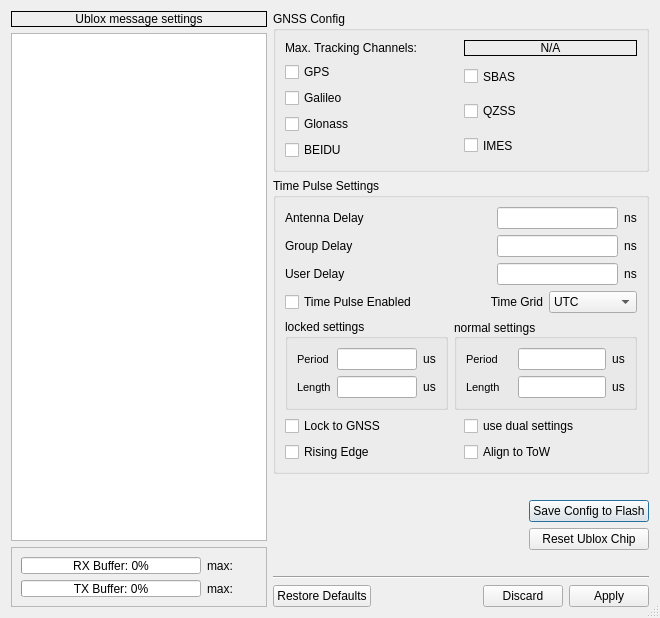
<?xml version="1.0" encoding="UTF-8"?>
<ui version="4.0">
 <class>Settings</class>
 <widget class="QDialog" name="Settings">
  <property name="windowModality">
   <enum>Qt::ApplicationModal</enum>
  </property>
  <property name="geometry">
   <rect>
    <x>0</x>
    <y>0</y>
    <width>660</width>
    <height>618</height>
   </rect>
  </property>
  <property name="sizePolicy">
   <sizepolicy hsizetype="Preferred" vsizetype="Preferred">
    <horstretch>0</horstretch>
    <verstretch>0</verstretch>
   </sizepolicy>
  </property>
  <property name="windowTitle">
   <string>Settings</string>
  </property>
  <property name="sizeGripEnabled">
   <bool>true</bool>
  </property>
  <property name="modal">
   <bool>true</bool>
  </property>
  <layout class="QGridLayout" name="gridLayout_8">
   <item row="0" column="0" rowspan="7">
    <layout class="QVBoxLayout" name="verticalLayout">
     <item>
      <widget class="QLabel" name="label">
       <property name="sizePolicy">
        <sizepolicy hsizetype="MinimumExpanding" vsizetype="Preferred">
         <horstretch>200</horstretch>
         <verstretch>0</verstretch>
        </sizepolicy>
       </property>
       <property name="minimumSize">
        <size>
         <width>200</width>
         <height>0</height>
        </size>
       </property>
       <property name="baseSize">
        <size>
         <width>200</width>
         <height>0</height>
        </size>
       </property>
       <property name="frameShape">
        <enum>QFrame::Box</enum>
       </property>
       <property name="text">
        <string>Ublox message settings</string>
       </property>
       <property name="alignment">
        <set>Qt::AlignCenter</set>
       </property>
      </widget>
     </item>
     <item>
      <widget class="QTableWidget" name="ubloxSignalStates">
       <property name="enabled">
        <bool>true</bool>
       </property>
       <property name="sizePolicy">
        <sizepolicy hsizetype="MinimumExpanding" vsizetype="Expanding">
         <horstretch>0</horstretch>
         <verstretch>0</verstretch>
        </sizepolicy>
       </property>
       <property name="minimumSize">
        <size>
         <width>0</width>
         <height>0</height>
        </size>
       </property>
       <property name="sizeIncrement">
        <size>
         <width>0</width>
         <height>0</height>
        </size>
       </property>
       <property name="baseSize">
        <size>
         <width>320</width>
         <height>200</height>
        </size>
       </property>
       <attribute name="horizontalHeaderStretchLastSection">
        <bool>true</bool>
       </attribute>
      </widget>
     </item>
     <item>
      <widget class="QFrame" name="frame">
       <property name="sizePolicy">
        <sizepolicy hsizetype="MinimumExpanding" vsizetype="Preferred">
         <horstretch>0</horstretch>
         <verstretch>0</verstretch>
        </sizepolicy>
       </property>
       <property name="maximumSize">
        <size>
         <width>16777215</width>
         <height>60</height>
        </size>
       </property>
       <property name="frameShape">
        <enum>QFrame::StyledPanel</enum>
       </property>
       <property name="frameShadow">
        <enum>QFrame::Raised</enum>
       </property>
       <layout class="QGridLayout" name="gridLayout_5">
        <item row="0" column="0">
         <widget class="QProgressBar" name="rxBufProgressBar">
          <property name="minimumSize">
           <size>
            <width>40</width>
            <height>0</height>
           </size>
          </property>
          <property name="baseSize">
           <size>
            <width>100</width>
            <height>0</height>
           </size>
          </property>
          <property name="value">
           <number>0</number>
          </property>
          <property name="alignment">
           <set>Qt::AlignCenter</set>
          </property>
          <property name="orientation">
           <enum>Qt::Horizontal</enum>
          </property>
          <property name="format">
           <string>RX Buffer: %p%</string>
          </property>
         </widget>
        </item>
        <item row="0" column="1">
         <widget class="QLabel" name="rxPeakLabel">
          <property name="minimumSize">
           <size>
            <width>50</width>
            <height>0</height>
           </size>
          </property>
          <property name="autoFillBackground">
           <bool>false</bool>
          </property>
          <property name="frameShape">
           <enum>QFrame::NoFrame</enum>
          </property>
          <property name="text">
           <string>max: </string>
          </property>
          <property name="alignment">
           <set>Qt::AlignLeading|Qt::AlignLeft|Qt::AlignVCenter</set>
          </property>
         </widget>
        </item>
        <item row="1" column="0">
         <widget class="QProgressBar" name="txBufProgressBar">
          <property name="minimumSize">
           <size>
            <width>40</width>
            <height>0</height>
           </size>
          </property>
          <property name="baseSize">
           <size>
            <width>100</width>
            <height>0</height>
           </size>
          </property>
          <property name="value">
           <number>0</number>
          </property>
          <property name="alignment">
           <set>Qt::AlignCenter</set>
          </property>
          <property name="orientation">
           <enum>Qt::Horizontal</enum>
          </property>
          <property name="format">
           <string>TX Buffer: %p%</string>
          </property>
         </widget>
        </item>
        <item row="1" column="1">
         <widget class="QLabel" name="txPeakLabel">
          <property name="minimumSize">
           <size>
            <width>50</width>
            <height>0</height>
           </size>
          </property>
          <property name="autoFillBackground">
           <bool>false</bool>
          </property>
          <property name="frameShape">
           <enum>QFrame::NoFrame</enum>
          </property>
          <property name="text">
           <string>max: </string>
          </property>
          <property name="alignment">
           <set>Qt::AlignLeading|Qt::AlignLeft|Qt::AlignVCenter</set>
          </property>
         </widget>
        </item>
       </layout>
      </widget>
     </item>
    </layout>
   </item>
   <item row="0" column="1">
    <widget class="QGroupBox" name="gnssConfigGroupBox">
     <property name="sizePolicy">
      <sizepolicy hsizetype="Preferred" vsizetype="Preferred">
       <horstretch>0</horstretch>
       <verstretch>0</verstretch>
      </sizepolicy>
     </property>
     <property name="maximumSize">
      <size>
       <width>16777215</width>
       <height>16777215</height>
      </size>
     </property>
     <property name="title">
      <string>GNSS Config</string>
     </property>
     <layout class="QGridLayout" name="gridLayout">
      <item row="0" column="0" colspan="2">
       <layout class="QHBoxLayout" name="horizontalLayout">
        <item>
         <widget class="QLabel" name="label_2">
          <property name="text">
           <string>Max. Tracking Channels:</string>
          </property>
         </widget>
        </item>
        <item>
         <widget class="QLabel" name="numTrkChannelsLabel">
          <property name="frameShape">
           <enum>QFrame::Box</enum>
          </property>
          <property name="text">
           <string>N/A</string>
          </property>
          <property name="alignment">
           <set>Qt::AlignCenter</set>
          </property>
         </widget>
        </item>
       </layout>
      </item>
      <item row="1" column="0">
       <layout class="QVBoxLayout" name="verticalLayout_2">
        <item>
         <widget class="QCheckBox" name="gnssGpsCheckBox">
          <property name="sizePolicy">
           <sizepolicy hsizetype="Minimum" vsizetype="MinimumExpanding">
            <horstretch>0</horstretch>
            <verstretch>0</verstretch>
           </sizepolicy>
          </property>
          <property name="text">
           <string>GPS</string>
          </property>
          <attribute name="buttonGroup">
           <string notr="true">gnssConfigButtonGroup</string>
          </attribute>
         </widget>
        </item>
        <item>
         <widget class="QCheckBox" name="gnssGalCheckBox">
          <property name="sizePolicy">
           <sizepolicy hsizetype="Minimum" vsizetype="MinimumExpanding">
            <horstretch>0</horstretch>
            <verstretch>0</verstretch>
           </sizepolicy>
          </property>
          <property name="text">
           <string>Galileo</string>
          </property>
          <attribute name="buttonGroup">
           <string notr="true">gnssConfigButtonGroup</string>
          </attribute>
         </widget>
        </item>
        <item>
         <widget class="QCheckBox" name="gnssGlnsCheckBox">
          <property name="sizePolicy">
           <sizepolicy hsizetype="Minimum" vsizetype="MinimumExpanding">
            <horstretch>0</horstretch>
            <verstretch>0</verstretch>
           </sizepolicy>
          </property>
          <property name="text">
           <string>Glonass</string>
          </property>
          <attribute name="buttonGroup">
           <string notr="true">gnssConfigButtonGroup</string>
          </attribute>
         </widget>
        </item>
        <item>
         <widget class="QCheckBox" name="gnssBeidCheckBox">
          <property name="sizePolicy">
           <sizepolicy hsizetype="Minimum" vsizetype="MinimumExpanding">
            <horstretch>0</horstretch>
            <verstretch>0</verstretch>
           </sizepolicy>
          </property>
          <property name="text">
           <string>BEIDU</string>
          </property>
          <attribute name="buttonGroup">
           <string notr="true">gnssConfigButtonGroup</string>
          </attribute>
         </widget>
        </item>
       </layout>
      </item>
      <item row="1" column="1">
       <layout class="QVBoxLayout" name="verticalLayout_3">
        <item>
         <widget class="QCheckBox" name="gnssSbasCheckBox">
          <property name="sizePolicy">
           <sizepolicy hsizetype="Minimum" vsizetype="Minimum">
            <horstretch>0</horstretch>
            <verstretch>0</verstretch>
           </sizepolicy>
          </property>
          <property name="text">
           <string>SBAS</string>
          </property>
          <attribute name="buttonGroup">
           <string notr="true">gnssConfigButtonGroup</string>
          </attribute>
         </widget>
        </item>
        <item>
         <widget class="QCheckBox" name="gnssQzssCheckBox">
          <property name="sizePolicy">
           <sizepolicy hsizetype="Minimum" vsizetype="Minimum">
            <horstretch>0</horstretch>
            <verstretch>0</verstretch>
           </sizepolicy>
          </property>
          <property name="text">
           <string>QZSS</string>
          </property>
          <attribute name="buttonGroup">
           <string notr="true">gnssConfigButtonGroup</string>
          </attribute>
         </widget>
        </item>
        <item>
         <widget class="QCheckBox" name="gnssImesCheckBox">
          <property name="sizePolicy">
           <sizepolicy hsizetype="Minimum" vsizetype="Minimum">
            <horstretch>0</horstretch>
            <verstretch>0</verstretch>
           </sizepolicy>
          </property>
          <property name="text">
           <string>IMES</string>
          </property>
          <attribute name="buttonGroup">
           <string notr="true">gnssConfigButtonGroup</string>
          </attribute>
         </widget>
        </item>
       </layout>
      </item>
     </layout>
    </widget>
   </item>
   <item row="1" column="1">
    <widget class="QGroupBox" name="timePulseGroupBox">
     <property name="sizePolicy">
      <sizepolicy hsizetype="Preferred" vsizetype="Preferred">
       <horstretch>0</horstretch>
       <verstretch>0</verstretch>
      </sizepolicy>
     </property>
     <property name="title">
      <string>Time Pulse Settings</string>
     </property>
     <layout class="QGridLayout" name="gridLayout_7">
      <item row="0" column="0" colspan="2">
       <layout class="QGridLayout" name="gridLayout_6">
        <item row="0" column="0" colspan="2">
         <widget class="QLabel" name="label_4">
          <property name="text">
           <string>Antenna Delay</string>
          </property>
         </widget>
        </item>
        <item row="0" column="2">
         <spacer name="horizontalSpacer_4">
          <property name="orientation">
           <enum>Qt::Horizontal</enum>
          </property>
          <property name="sizeHint" stdset="0">
           <size>
            <width>13</width>
            <height>20</height>
           </size>
          </property>
         </spacer>
        </item>
        <item row="0" column="3">
         <widget class="QLineEdit" name="antDelayLineEdit">
          <property name="sizePolicy">
           <sizepolicy hsizetype="Expanding" vsizetype="Fixed">
            <horstretch>0</horstretch>
            <verstretch>0</verstretch>
           </sizepolicy>
          </property>
          <property name="minimumSize">
           <size>
            <width>35</width>
            <height>0</height>
           </size>
          </property>
          <property name="maximumSize">
           <size>
            <width>16777215</width>
            <height>16777215</height>
           </size>
          </property>
         </widget>
        </item>
        <item row="0" column="4">
         <widget class="QLabel" name="label_5">
          <property name="maximumSize">
           <size>
            <width>30</width>
            <height>16777215</height>
           </size>
          </property>
          <property name="text">
           <string>ns</string>
          </property>
          <property name="alignment">
           <set>Qt::AlignCenter</set>
          </property>
         </widget>
        </item>
        <item row="1" column="0">
         <widget class="QLabel" name="label_6">
          <property name="text">
           <string>Group Delay</string>
          </property>
         </widget>
        </item>
        <item row="1" column="3">
         <widget class="QLineEdit" name="groupDelayLineEdit">
          <property name="sizePolicy">
           <sizepolicy hsizetype="Expanding" vsizetype="Fixed">
            <horstretch>0</horstretch>
            <verstretch>0</verstretch>
           </sizepolicy>
          </property>
          <property name="minimumSize">
           <size>
            <width>35</width>
            <height>0</height>
           </size>
          </property>
          <property name="maximumSize">
           <size>
            <width>16777215</width>
            <height>16777215</height>
           </size>
          </property>
         </widget>
        </item>
        <item row="1" column="4">
         <widget class="QLabel" name="label_7">
          <property name="maximumSize">
           <size>
            <width>30</width>
            <height>16777215</height>
           </size>
          </property>
          <property name="text">
           <string>ns</string>
          </property>
          <property name="alignment">
           <set>Qt::AlignCenter</set>
          </property>
         </widget>
        </item>
        <item row="2" column="0">
         <widget class="QLabel" name="label_8">
          <property name="text">
           <string>User Delay</string>
          </property>
         </widget>
        </item>
        <item row="2" column="1" colspan="2">
         <spacer name="horizontalSpacer_5">
          <property name="orientation">
           <enum>Qt::Horizontal</enum>
          </property>
          <property name="sizeHint" stdset="0">
           <size>
            <width>18</width>
            <height>20</height>
           </size>
          </property>
         </spacer>
        </item>
        <item row="2" column="3">
         <widget class="QLineEdit" name="userDelayLineEdit">
          <property name="sizePolicy">
           <sizepolicy hsizetype="Preferred" vsizetype="Fixed">
            <horstretch>0</horstretch>
            <verstretch>0</verstretch>
           </sizepolicy>
          </property>
          <property name="minimumSize">
           <size>
            <width>35</width>
            <height>0</height>
           </size>
          </property>
          <property name="maximumSize">
           <size>
            <width>16777215</width>
            <height>16777215</height>
           </size>
          </property>
         </widget>
        </item>
        <item row="2" column="4">
         <widget class="QLabel" name="label_9">
          <property name="maximumSize">
           <size>
            <width>30</width>
            <height>16777215</height>
           </size>
          </property>
          <property name="text">
           <string>ns</string>
          </property>
          <property name="alignment">
           <set>Qt::AlignCenter</set>
          </property>
         </widget>
        </item>
        <item row="1" column="1" colspan="2">
         <spacer name="horizontalSpacer_3">
          <property name="orientation">
           <enum>Qt::Horizontal</enum>
          </property>
          <property name="sizeHint" stdset="0">
           <size>
            <width>13</width>
            <height>17</height>
           </size>
          </property>
         </spacer>
        </item>
       </layout>
      </item>
      <item row="1" column="0">
       <widget class="QCheckBox" name="tpActiveCheckBox">
        <property name="text">
         <string>Time Pulse Enabled</string>
        </property>
        <attribute name="buttonGroup">
         <string notr="true">tpConfigButtonGroup</string>
        </attribute>
       </widget>
      </item>
      <item row="1" column="1">
       <layout class="QHBoxLayout" name="horizontalLayout_9">
        <item>
         <widget class="QLabel" name="label_18">
          <property name="layoutDirection">
           <enum>Qt::LeftToRight</enum>
          </property>
          <property name="text">
           <string>Time Grid</string>
          </property>
          <property name="alignment">
           <set>Qt::AlignRight|Qt::AlignTrailing|Qt::AlignVCenter</set>
          </property>
         </widget>
        </item>
        <item>
         <widget class="QComboBox" name="timeGridComboBox">
          <property name="minimumSize">
           <size>
            <width>55</width>
            <height>0</height>
           </size>
          </property>
          <item>
           <property name="text">
            <string>UTC</string>
           </property>
          </item>
          <item>
           <property name="text">
            <string>GPS</string>
           </property>
          </item>
          <item>
           <property name="text">
            <string>GLONASS</string>
           </property>
          </item>
          <item>
           <property name="text">
            <string>BeiDou</string>
           </property>
          </item>
          <item>
           <property name="text">
            <string>Galileo</string>
           </property>
          </item>
          <item>
           <property name="text">
            <string>N/A</string>
           </property>
          </item>
          <item>
           <property name="text">
            <string>N/A</string>
           </property>
          </item>
          <item>
           <property name="text">
            <string>N/A</string>
           </property>
          </item>
          <item>
           <property name="text">
            <string>N/A</string>
           </property>
          </item>
          <item>
           <property name="text">
            <string>N/A</string>
           </property>
          </item>
         </widget>
        </item>
       </layout>
      </item>
      <item row="2" column="0">
       <widget class="QGroupBox" name="syncedPulseGroupBox">
        <property name="title">
         <string>locked settings</string>
        </property>
        <property name="checkable">
         <bool>false</bool>
        </property>
        <property name="checked">
         <bool>false</bool>
        </property>
        <layout class="QGridLayout" name="gridLayout_2">
         <item row="0" column="0">
          <widget class="QLabel" name="label_12">
           <property name="font">
            <font>
             <pointsize>8</pointsize>
            </font>
           </property>
           <property name="text">
            <string>Period</string>
           </property>
          </widget>
         </item>
         <item row="0" column="1">
          <spacer name="horizontalSpacer_8">
           <property name="orientation">
            <enum>Qt::Horizontal</enum>
           </property>
           <property name="sizeHint" stdset="0">
            <size>
             <width>13</width>
             <height>20</height>
            </size>
           </property>
          </spacer>
         </item>
         <item row="0" column="2">
          <widget class="QLineEdit" name="freqPeriodLockLineEdit">
           <property name="minimumSize">
            <size>
             <width>0</width>
             <height>16</height>
            </size>
           </property>
          </widget>
         </item>
         <item row="0" column="3">
          <widget class="QLabel" name="label_13">
           <property name="text">
            <string>us</string>
           </property>
           <property name="alignment">
            <set>Qt::AlignCenter</set>
           </property>
          </widget>
         </item>
         <item row="1" column="0">
          <widget class="QLabel" name="label_16">
           <property name="font">
            <font>
             <pointsize>8</pointsize>
            </font>
           </property>
           <property name="text">
            <string>Length</string>
           </property>
          </widget>
         </item>
         <item row="1" column="1">
          <spacer name="horizontalSpacer_9">
           <property name="orientation">
            <enum>Qt::Horizontal</enum>
           </property>
           <property name="sizeHint" stdset="0">
            <size>
             <width>13</width>
             <height>20</height>
            </size>
           </property>
          </spacer>
         </item>
         <item row="1" column="2">
          <widget class="QLineEdit" name="pulseLenLockLineEdit">
           <property name="minimumSize">
            <size>
             <width>0</width>
             <height>16</height>
            </size>
           </property>
          </widget>
         </item>
         <item row="1" column="3">
          <widget class="QLabel" name="label_17">
           <property name="text">
            <string>us</string>
           </property>
           <property name="alignment">
            <set>Qt::AlignCenter</set>
           </property>
          </widget>
         </item>
        </layout>
       </widget>
      </item>
      <item row="2" column="1">
       <widget class="QGroupBox" name="unsyncedPulseGroupBox">
        <property name="title">
         <string>normal settings</string>
        </property>
        <property name="alignment">
         <set>Qt::AlignLeading|Qt::AlignLeft|Qt::AlignVCenter</set>
        </property>
        <property name="flat">
         <bool>false</bool>
        </property>
        <property name="checkable">
         <bool>false</bool>
        </property>
        <layout class="QGridLayout" name="gridLayout_3">
         <item row="0" column="0">
          <widget class="QLabel" name="label_10">
           <property name="font">
            <font>
             <pointsize>8</pointsize>
            </font>
           </property>
           <property name="text">
            <string>Period</string>
           </property>
          </widget>
         </item>
         <item row="0" column="1" colspan="2">
          <spacer name="horizontalSpacer_6">
           <property name="orientation">
            <enum>Qt::Horizontal</enum>
           </property>
           <property name="sizeHint" stdset="0">
            <size>
             <width>3</width>
             <height>10</height>
            </size>
           </property>
          </spacer>
         </item>
         <item row="0" column="3">
          <widget class="QLineEdit" name="freqPeriodLineEdit">
           <property name="minimumSize">
            <size>
             <width>0</width>
             <height>16</height>
            </size>
           </property>
          </widget>
         </item>
         <item row="0" column="4">
          <widget class="QLabel" name="label_11">
           <property name="text">
            <string>us</string>
           </property>
           <property name="alignment">
            <set>Qt::AlignCenter</set>
           </property>
          </widget>
         </item>
         <item row="1" column="0" colspan="2">
          <widget class="QLabel" name="label_14">
           <property name="font">
            <font>
             <pointsize>8</pointsize>
            </font>
           </property>
           <property name="text">
            <string>Length</string>
           </property>
          </widget>
         </item>
         <item row="1" column="2">
          <spacer name="horizontalSpacer_7">
           <property name="orientation">
            <enum>Qt::Horizontal</enum>
           </property>
           <property name="sizeHint" stdset="0">
            <size>
             <width>22</width>
             <height>20</height>
            </size>
           </property>
          </spacer>
         </item>
         <item row="1" column="3">
          <widget class="QLineEdit" name="pulseLenLineEdit">
           <property name="minimumSize">
            <size>
             <width>0</width>
             <height>16</height>
            </size>
           </property>
          </widget>
         </item>
         <item row="1" column="4">
          <widget class="QLabel" name="label_15">
           <property name="text">
            <string>us</string>
           </property>
           <property name="alignment">
            <set>Qt::AlignCenter</set>
           </property>
          </widget>
         </item>
        </layout>
       </widget>
      </item>
      <item row="3" column="0" colspan="2">
       <layout class="QGridLayout" name="gridLayout_4">
        <item row="0" column="0">
         <widget class="QCheckBox" name="lockGpsCheckBox">
          <property name="text">
           <string>Lock to GNSS</string>
          </property>
          <attribute name="buttonGroup">
           <string notr="true">tpConfigButtonGroup</string>
          </attribute>
         </widget>
        </item>
        <item row="0" column="1">
         <widget class="QCheckBox" name="lockOtherCheckBox">
          <property name="text">
           <string>use dual settings</string>
          </property>
          <attribute name="buttonGroup">
           <string notr="true">tpConfigButtonGroup</string>
          </attribute>
         </widget>
        </item>
        <item row="1" column="0">
         <widget class="QCheckBox" name="tpPolarityCheckBox">
          <property name="text">
           <string>Rising Edge</string>
          </property>
          <attribute name="buttonGroup">
           <string notr="true">tpConfigButtonGroup</string>
          </attribute>
         </widget>
        </item>
        <item row="1" column="1">
         <widget class="QCheckBox" name="tpAlignTowCheckBox">
          <property name="text">
           <string>Align to ToW</string>
          </property>
          <attribute name="buttonGroup">
           <string notr="true">tpConfigButtonGroup</string>
          </attribute>
         </widget>
        </item>
       </layout>
      </item>
     </layout>
    </widget>
   </item>
   <item row="2" column="1">
    <spacer name="verticalSpacer_3">
     <property name="orientation">
      <enum>Qt::Vertical</enum>
     </property>
     <property name="sizeHint" stdset="0">
      <size>
       <width>20</width>
       <height>20</height>
      </size>
     </property>
    </spacer>
   </item>
   <item row="3" column="1">
    <layout class="QHBoxLayout" name="horizontalLayout_13">
     <item>
      <spacer name="horizontalSpacer">
       <property name="orientation">
        <enum>Qt::Horizontal</enum>
       </property>
       <property name="sizeHint" stdset="0">
        <size>
         <width>40</width>
         <height>20</height>
        </size>
       </property>
      </spacer>
     </item>
     <item>
      <layout class="QVBoxLayout" name="verticalLayout_5">
       <item>
        <widget class="QPushButton" name="saveConfigPushButton">
         <property name="text">
          <string>Save Config to Flash</string>
         </property>
        </widget>
       </item>
       <item>
        <widget class="QPushButton" name="ubxResetPushButton">
         <property name="text">
          <string>Reset Ublox Chip</string>
         </property>
        </widget>
       </item>
      </layout>
     </item>
    </layout>
   </item>
   <item row="4" column="1">
    <spacer name="verticalSpacer">
     <property name="orientation">
      <enum>Qt::Vertical</enum>
     </property>
     <property name="sizeType">
      <enum>QSizePolicy::Expanding</enum>
     </property>
     <property name="sizeHint" stdset="0">
      <size>
       <width>331</width>
       <height>5</height>
      </size>
     </property>
    </spacer>
   </item>
   <item row="5" column="1">
    <widget class="Line" name="line">
     <property name="orientation">
      <enum>Qt::Horizontal</enum>
     </property>
    </widget>
   </item>
   <item row="6" column="1">
    <widget class="QDialogButtonBox" name="settingsButtonBox">
     <property name="standardButtons">
      <set>QDialogButtonBox::Apply|QDialogButtonBox::Discard|QDialogButtonBox::RestoreDefaults</set>
     </property>
    </widget>
   </item>
  </layout>
 </widget>
 <resources/>
 <connections/>
 <buttongroups>
  <buttongroup name="tpConfigButtonGroup">
   <property name="exclusive">
    <bool>false</bool>
   </property>
  </buttongroup>
  <buttongroup name="gnssConfigButtonGroup">
   <property name="exclusive">
    <bool>false</bool>
   </property>
  </buttongroup>
 </buttongroups>
</ui>
